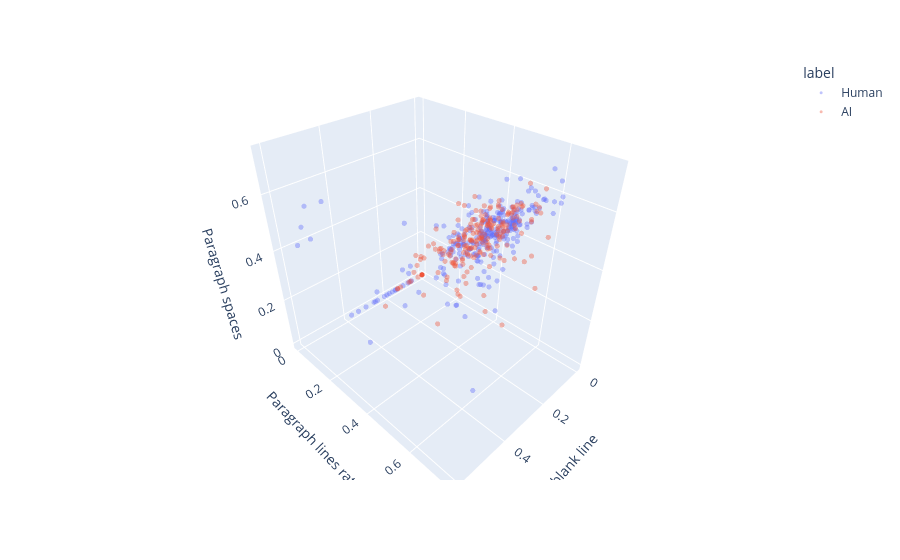

Notebook code cell kept with this figure:
### Code cell
import plotly.express as px
import pandas as pd

# Choose features
idx1, idx2, idx3 = 0, 3, 4

human1 = np.clip([x for x in test_human_feat_lists[idx1]], 0, 2)
human2 = np.clip([x for x in test_human_feat_lists[idx2]], 0, 2)
human3 = np.clip([x for x in test_human_feat_lists[idx3]], 0, 2)
ai1 = np.clip([x for x in test_ai_feat_lists[idx1]], 0, 2)
ai2 = np.clip([x for x in test_ai_feat_lists[idx2]], 0, 2)
ai3 = np.clip([x for x in test_ai_feat_lists[idx3]], 0, 2)

# human1 = np.clip([x for x in human_feat_lists[idx1][:10000]], 0, 2)
# human2 = np.clip([x for x in human_feat_lists[idx2][:10000]], 0, 2)
# human3 = np.clip([x for x in human_feat_lists[idx3][:10000]], 0, 2)
# ai1 = np.clip([x for x in ai_feat_lists[idx1][:10000]], 0, 2)
# ai2 = np.clip([x for x in ai_feat_lists[idx2][:10000]], 0, 2)
# ai3 = np.clip([x for x in ai_feat_lists[idx3][:10000]], 0, 2)

feat1, feat2, feat3 = feat_names[idx1], feat_names[idx2], feat_names[idx3] 

df_human = pd.DataFrame({
    feat1: human1,
    feat2: human2,
    feat3: human3,
    "label": ["Human"] * len(human1)
})

df_ai = pd.DataFrame({
    feat1: ai1,
    feat2: ai2,
    feat3: ai3,
    "label": ["AI"] * len(ai1)
})

df = pd.concat([df_human, df_ai], ignore_index=True)

fig = px.scatter_3d(df, x=feat1, y=feat2, z=feat3, color='label')
fig.update_traces(marker=dict(size=3), opacity=0.4)
fig.show()

### Figure 1 — Plotly figure (JSON) as saved in the notebook; plotly's stock layout.template omitted (floating-point values rounded to 4 significant figures; data arrays with more than 128 entries replaced by an {"elided": "..."} marker saying what was removed)
{"data": [{"hovertemplate": "label=Human<br>blank line=%{x}<br>Paragraph lines ratio=%{y}<br>Paragraph spaces=%{z}<extra></extra>", "legendgroup": "Human", "marker": {"color": "#636efa", "size": 3, "symbol": "circle"}, "mode": "markers", "name": "Human", "opacity": 0.4, "scene": "scene", "showlegend": true, "type": "scatter3d", "x": {"elided": "777 float values"}, "y": {"elided": "777 float values"}, "z": {"elided": "777 float values"}}, {"hovertemplate": "label=AI<br>blank line=%{x}<br>Paragraph lines ratio=%{y}<br>Paragraph spaces=%{z}<extra></extra>", "legendgroup": "AI", "marker": {"color": "#EF553B", "size": 3, "symbol": "circle"}, "mode": "markers", "name": "AI", "opacity": 0.4, "scene": "scene", "showlegend": true, "type": "scatter3d", "x": {"elided": "223 float values"}, "y": {"elided": "223 float values"}, "z": {"elided": "223 float values"}}], "layout": {"legend": {"title": {"text": "label"}, "tracegroupgap": 0}, "margin": {"t": 60}, "scene": {"domain": {"x": [0, 1], "y": [0, 1]}, "xaxis": {"title": {"text": "blank line"}}, "yaxis": {"title": {"text": "Paragraph lines ratio"}}, "zaxis": {"title": {"text": "Paragraph spaces"}}}}}
